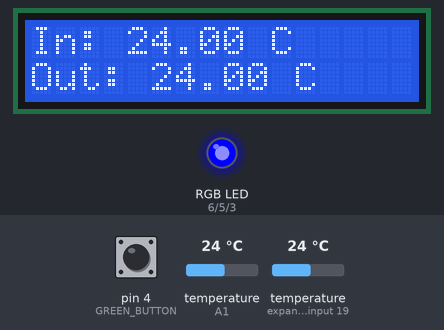
The sketch below on a simulated Arduino Uno, built with avr-gcc and run on an emulated ATmega328P. Parts: 16×2 character LCD, an RGB LED mixed from three pins (HIGH = lit). The test bench sets the inputs (shaded band); at power-on: pin 4 (GREEN_BUTTON) HIGH, temperature (sensors on A1, expander input 19) 24 °C.

Above: at 1.2 s.
1.3 s: pin 4 (GREEN_BUTTON) pulled LOW for 1 s
At 2.5 s:
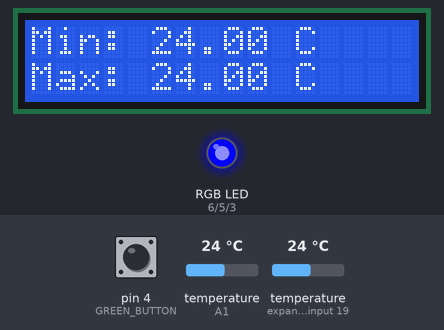
3.8 s: temperature (sensor on A1) set to 24.6 °C
At 4.8 s:
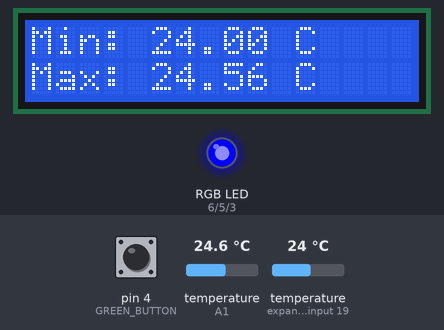
5.6 s: temperature (sensor on A1) set to 25.6 °C
At 6.3 s:
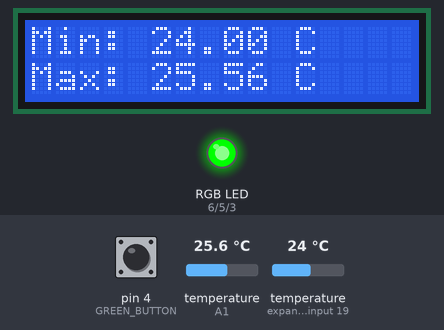
7.2 s: temperature (sensor on A1) set to 26.8 °C
At 7.8 s:
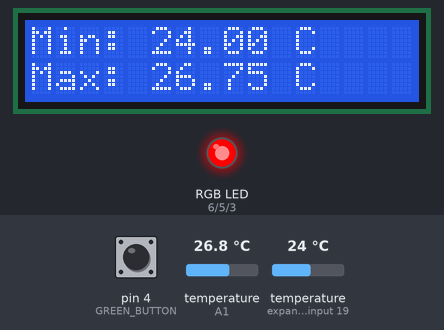
8.8 s: pin 4 (GREEN_BUTTON) pulled LOW for 3.2 s
At 9.3 s:
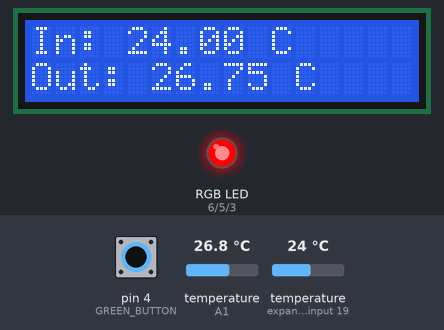
13.5 s: temperature (sensor on expander input 19) set to 12 °C
At 14.8 s:
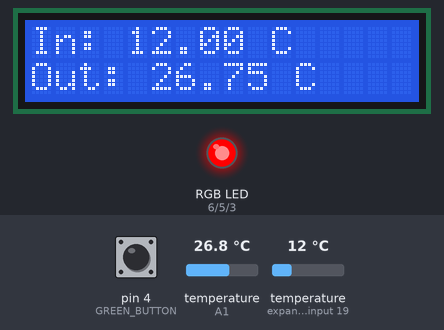
Timing chart, 0 to 16.2 s (numbered marks = the images above; inputs shaded):
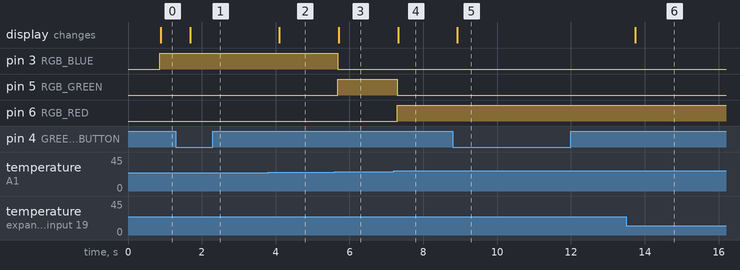

The sketch:

zad1.ino
```cpp
#include <Wire.h>
#include <LiquidCrystal_I2C.h>
#include <OneWire.h>
#include <DallasTemperature.h>


LiquidCrystal_I2C lcd(0x27, 16, 2);

#define ONE_WIRE_BUS A1
OneWire oneWire(ONE_WIRE_BUS);
DallasTemperature tempSensors(&oneWire);

#define RGB_RED 6
#define RGB_GREEN 5
#define RGB_BLUE 3

#define GREEN_BUTTON 4

#define TEMP_MIN 25.0
#define TEMP_MAX 26.0

#define DEBOUNCE_PERIOD 10UL

float tempOutMin = 500.0;
float tempOutMax = -500.0;

bool isWeatherInfo = true;

struct Button
{
    int pin;
    int state;
    int previousState;
    unsigned long lastChangeTime;
};

Button greenButton = {GREEN_BUTTON, HIGH, HIGH, 0UL};

bool isButtonPressed(Button &button)
{
    if (millis() - button.lastChangeTime >= DEBOUNCE_PERIOD)
    {
        button.state = digitalRead(button.pin);
        if (button.state != button.previousState)
        {
            button.lastChangeTime = millis();
            button.previousState = button.state;
            if (button.state == LOW) return true;
        }
    }
    return false;
}


void setup()
{
  lcd.init();
  lcd.backlight();
  lcd.clear();

  tempSensors.begin();

  pinMode(RGB_RED, OUTPUT);
  pinMode(RGB_GREEN, OUTPUT);
  pinMode(RGB_BLUE, OUTPUT);

  pinMode(GREEN_BUTTON, INPUT_PULLUP);

  lcd.clear();
}

void loop()
{

  tempSensors.requestTemperatures();
  float tempIn = tempSensors.getTempCByIndex(1);
  float tempOut = tempSensors.getTempCByIndex(0);

  if (tempOut < tempOutMin) tempOutMin = tempOut;
  if (tempOut > tempOutMax) tempOutMax = tempOut;

  if (tempOut < TEMP_MIN) setRGB(0, 0, 255);
  else if (tempOut > TEMP_MAX) setRGB(255, 0, 0);
  else setRGB(0, 255, 0);


  if (isButtonPressed(greenButton)) isWeatherInfo = !isWeatherInfo;

  if (isWeatherInfo) displayWeatherInfo(tempIn, tempOut);
  else maxAndMinTempDisplay(tempOutMin, tempOutMax);

}

void displayWeatherInfo(float tempIn, float tempOut)
{
  lcd.clear();
  lcd.setCursor(0, 0);
  lcd.print("In: ");
  lcd.print(tempIn, 2);
  lcd.print(" C");
  lcd.setCursor(0, 1);
  lcd.print("Out: ");
  lcd.print(tempOut, 2);
  lcd.print(" C");
}

void maxAndMinTempDisplay(float tempOutMin, float tempOutMax)
{
  lcd.clear();
  lcd.setCursor(0, 0);
  lcd.print("Min: ");
  lcd.print(tempOutMin, 2);
  lcd.print(" C");
  lcd.setCursor(0, 1);
  lcd.print("Max: ");
  lcd.print(tempOutMax, 2);
  lcd.print(" C");
}

void setRGB(int red, int green, int blue)
{
  analogWrite(RGB_RED, red);
  analogWrite(RGB_GREEN, green);
  analogWrite(RGB_BLUE, blue);
}
```

Measured:
- the behaviour switches between 24.9 and 25 °C on temperature (sensor on A1) (found by bisection; images 2 and 3)
- the behaviour switches between 26 and 26.1 °C on temperature (sensor on A1) (found by bisection; images 3 and 4)
- after the input at 1.3 s, the display: changes after 0.39 s (image 1)
- after the input at 3.8 s, the display: changes after 0.30 s (image 2)
- after the input at 5.6 s, pin 3 (RGB_BLUE): HIGH → LOW after 0.08 s; pin 5 (RGB_GREEN): LOW → HIGH after 0.08 s; the display: changes after 0.11 s (image 3)
- after the input at 7.2 s, pin 5 (RGB_GREEN): HIGH → LOW after 0.09 s; pin 6 (RGB_RED): LOW → HIGH after 0.09 s; the display: changes after 0.12 s (image 4)
- after the input at 8.8 s, the display: changes after 0.13 s (image 5)
- after the input at 13.5 s, the display: changes after 0.24 s (image 6)
